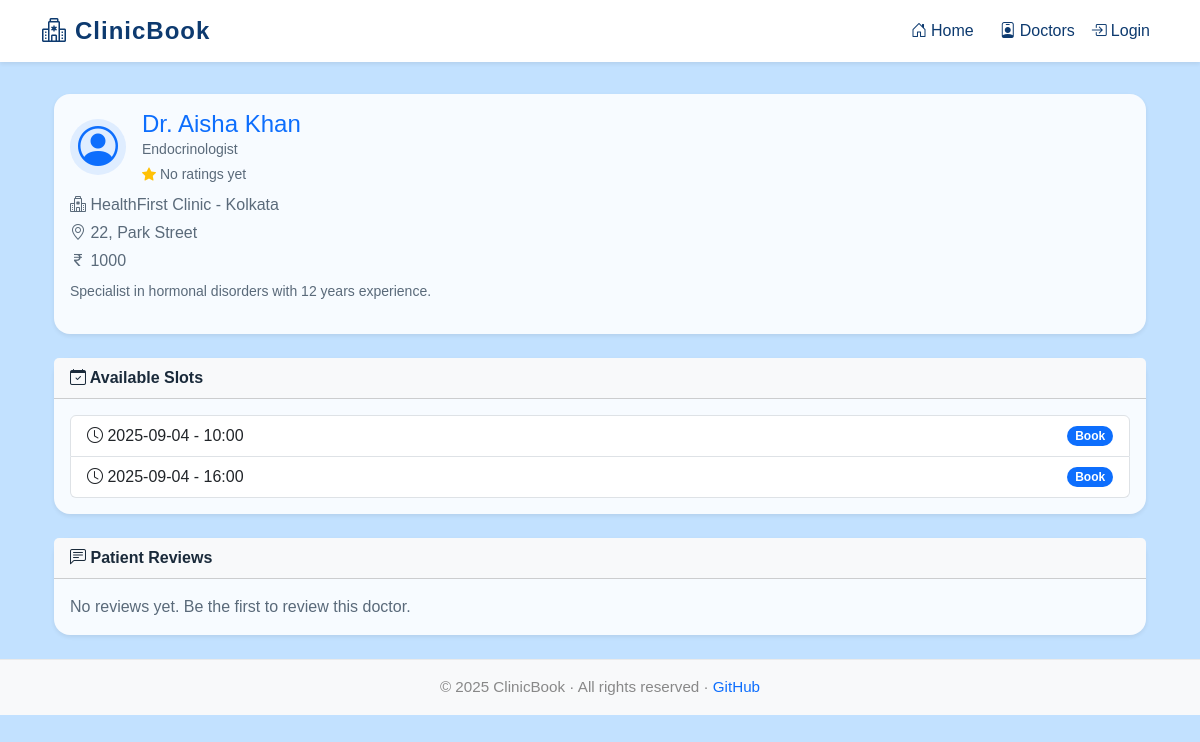
Screenshot of /doctor/9 with the database file from the repository.
### tables this page shows
CREATE TABLE doctors (
        id INTEGER PRIMARY KEY AUTOINCREMENT,
        clinic_id INTEGER,
        name TEXT NOT NULL,
        specialization TEXT,
        fees INTEGER,
        email TEXT UNIQUE NOT NULL,
        password_hash TEXT,
        phone TEXT,
        about TEXT,
        average_rating REAL DEFAULT 0.0,
        FOREIGN KEY (clinic_id) REFERENCES clinics(id) ON DELETE SET NULL
    );

CREATE TABLE clinics (
        id INTEGER PRIMARY KEY AUTOINCREMENT,
        name TEXT NOT NULL,
        city TEXT,
        address TEXT,
        phone TEXT,
        average_rating REAL DEFAULT 0.0
    );

CREATE TABLE slots (
        id INTEGER PRIMARY KEY AUTOINCREMENT,
        doctor_id INTEGER,
        date TEXT,
        time TEXT,
        capacity INTEGER DEFAULT 1,
        booked_count INTEGER DEFAULT 0,
        FOREIGN KEY (doctor_id) REFERENCES doctors(id) ON DELETE CASCADE
    );

### app.py (the view)
    @app.route('/doctor/<int:doc_id>')
    def doctor_detail(doc_id):
        db = get_db()
        doc = db.execute(
            '''SELECT d.*, c.name as clinic_name, c.city as clinic_city, c.address
               FROM doctors d
               LEFT JOIN clinics c ON d.clinic_id = c.id
               WHERE d.id = ?''',
            (doc_id,)
        ).fetchone()
        if not doc:
            abort(404)
        today = datetime.date.today().isoformat()
        slots = db.execute(
            'SELECT * FROM slots WHERE doctor_id=? AND date>=? ORDER BY date,time',
            (doc_id, today)
        ).fetchall()
        reviews = db.execute(
            '''SELECT r.rating, r.comment, p.name as patient_name, r.created_at
               FROM reviews r
               JOIN patients p ON r.patient_id = p.id
               WHERE r.doctor_id=? ORDER BY r.created_at DESC''',
            (doc_id,)
        ).fetchall()
        return render_template('book.html', doc=doc, slots=slots, reviews=reviews)

### templates/book.html (shortened to what this page needs)
{% extends 'base.html' %}
{% block content %}
<div class="container my-4">
  {% if slot %}
  <div class="card border-0 shadow-sm">
    <div class="card-body">
      <h5 class="card-title mb-2 text-primary">
        <i class="bi bi-person-circle"></i> {{ slot.doctor_name }}
      </h5>
      <div class="text-muted small mb-2">
        <i class="bi bi-hospital"></i> {{ slot.clinic_name }}
      </div>
      <div class="mb-2">
        <i class="bi bi-calendar-event"></i> {{ slot.date }} at {{ slot.time }}
      </div>
      <div class="mb-2">
        <i class="bi bi-currency-rupee"></i> {{ slot.fees }}
      </div>
      <form method="post">
        <button class="btn btn-primary">Confirm Booking</button>
      </form>
    </div>
  </div>
  {% else %}
  <div class="card border-0 shadow-sm mb-4">
    <div class="card-body">
      <div class="d-flex align-items-center mb-2">
        <span class="rounded-circle bg-primary bg-opacity-10 d-flex align-items-center justify-content-center" style="width:56px; height:56px;">
          <i class="bi bi-person-circle" style="font-size:2.5rem; color:#0d6efd;"></i>
        </span>
        <div class="ms-3">
          <h4 class="mb-0 text-primary">{{ doc.name }}</h4>
          <div class="text-muted small">{{ doc.specialization }}</div>
          <div class="small mt-1">
            <i class="bi bi-star-fill" style="color:#ffc107;"></i>
            {% if doc.average_rating and doc.average_rating > 0 %}
              {{ "%.1f"|format(doc.average_rating) }} / 5
            {% else %}
              No ratings yet
            {% endif %}
          </div>
        </div>
      </div>
      <div class="mb-1 text-muted"><i class="bi bi-hospital"></i> {{ doc.clinic_name }} - {{ doc.clinic_city }}</div>
      <div class="mb-1 text-muted"><i class="bi bi-geo-alt"></i> {{ doc.address }}</div>
      <div class="mb-1 text-muted"><i class="bi bi-currency-rupee"></i> {{ doc.fees }}</div>
      {% if doc.about %}
      <p class="mt-2 small text-secondary">{{ doc.about }}</p>
      {% endif %}
    </div>
  </div>
  <div class="card border-0 shadow-sm mb-4">
    <div class="card-header bg-light fw-semibold">
      <i class="bi bi-calendar-check"></i> Available Slots
    </div>
    <div class="card-body">
      {% if slots %}
        <div class="list-group">
          {% for slot in slots %}
          <a href="{{ url_for('book', slot_id=slot.id) }}" class="list-group-item list-group-item-action d-flex justify-content-between align-items-center">
            <div>
              <i class="bi bi-clock"></i> {{ slot.date }} - {{ slot.time }}
            </div>
            <span class="badge bg-primary rounded-pill">Book</span>
          </a>
          {% endfor %}
        </div>
      {% else %}
        <div class="text-muted">No slots available.</div>
      {% endif %}
    </div>
  </div>
  <div class="card border-0 shadow-sm mb-4">
    <div class="card-header bg-light fw-semibold">
      <i class="bi bi-chat-left-text"></i> Patient Reviews
    </div>
    <div class="card-body">
      {% if reviews %}
        {% for r in reviews %}
        <div class="mb-3 pb-2 border-bottom">
          <div class="d-flex align-items-center mb-1">
            <i class="bi bi-person-circle me-2" style="font-size:1.5rem; color:#0d6efd;"></i>
            <strong>{{ r.patient_name }}</strong>
            <span class="ms-2 small text-muted">{{ r.created_at }}</span>
          </div>
          <div class="small mb-1">
            <i class="bi bi-star-fill" style="color:#ffc107;"></i> {{ r.rating }} / 5
          </div>
          {% if r.comment %}
          <p class="small mb-0">{{ r.comment }}</p>
          {% endif %}
        </div>
        {% endfor %}
      {% else %}
        <div class="text-muted">No reviews yet. Be the first to review this doctor.</div>
      {% endif %}
    </div>
  </div>
  {% endif %}
</div>
{% endblock %}

### static/css/style.css (style rules this page uses)
:root { --background: #c2e1ff; --card-bg: #f7fbff; --primary: #0d6efd; --primary-hover: #084298; --heading: #0d3a6f; --accent-light: #afd7ff; --text-default: #1a2a3a; --text-muted: #5a6a7a; --text-footer: #888888; --success: #28a745; --danger: #dc3545; --warning: #ffc107; --info: #20c997; --white: #ffffff; --gray-light: #eaeaea; --gray-dark: #343a40; }
body { padding-top: 70px; }
.card { border-radius: 1rem; box-shadow: 0 2px 12px rgba(0,0,0,0.04); border: 0; transition: transform 0.18s cubic-bezier(.4,2,.6,1), box-shadow 0.22s cubic-bezier(.4,2,.6,1); }

### rows the page displays
doctors: name "Dr. Aisha Khan", specialization "Endocrinologist", fees "1000", about "Specialist in hormonal disorders with 12 years experience."
clinics: clinic_name "HealthFirst Clinic", clinic_city "Kolkata", address "22, Park Street"
slots: date "2025-09-04", time "10:00"
slots: date "2025-09-04", time "16:00"

### other values shown
{{ 2025 }} "2025"
